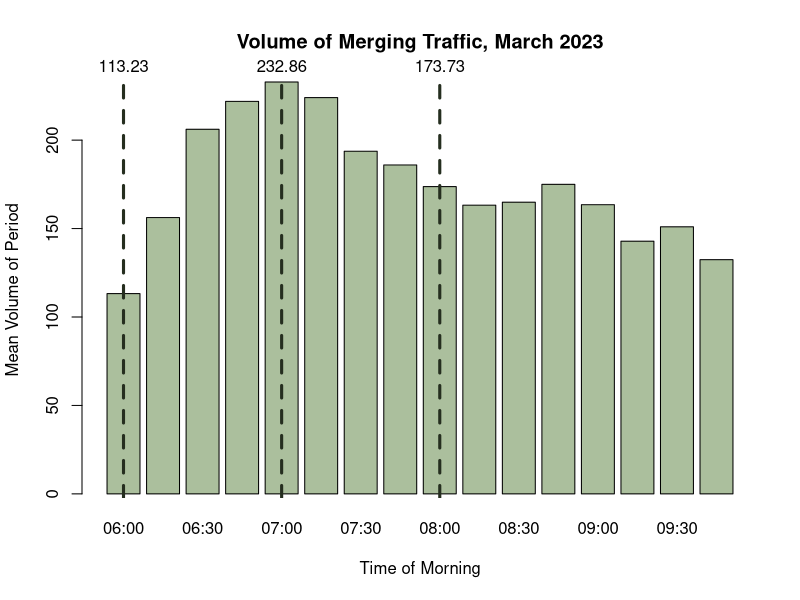
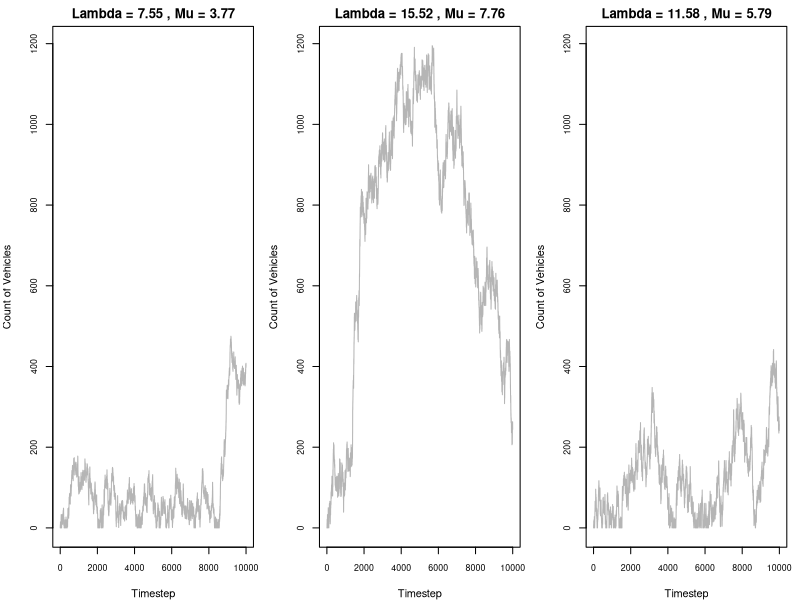
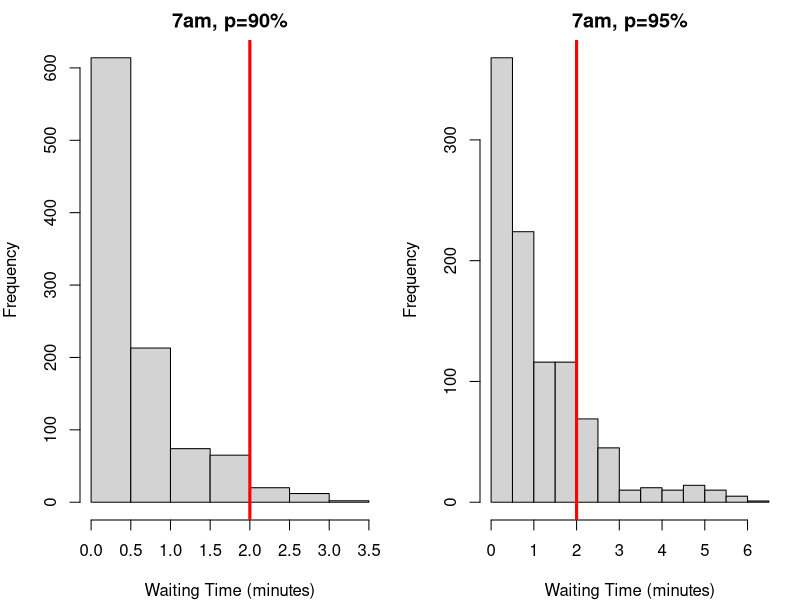
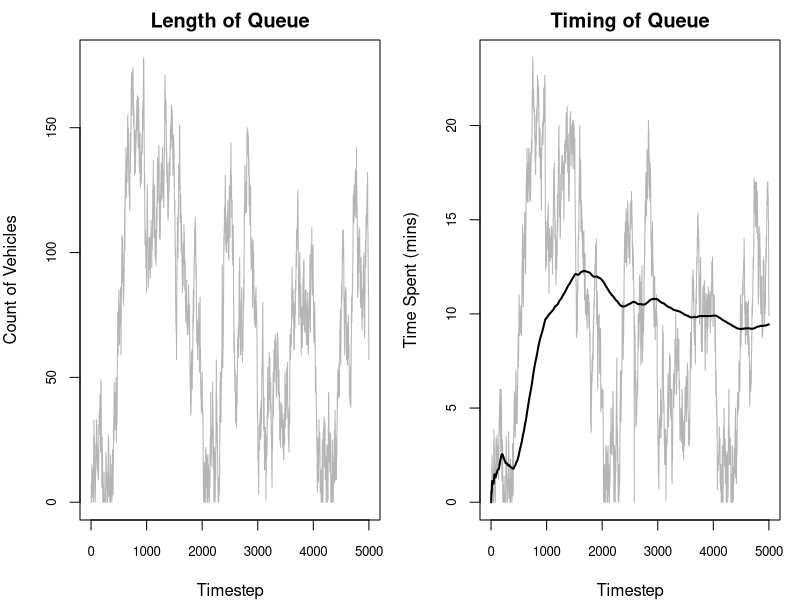
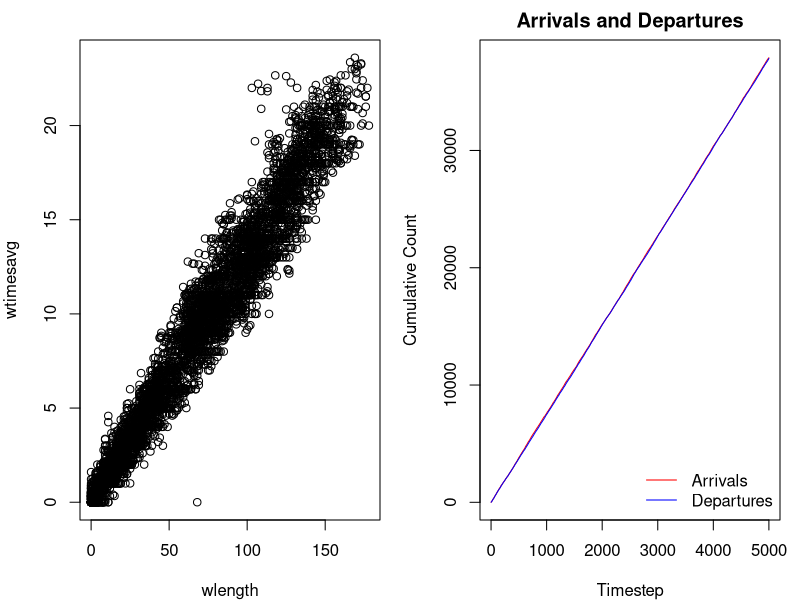
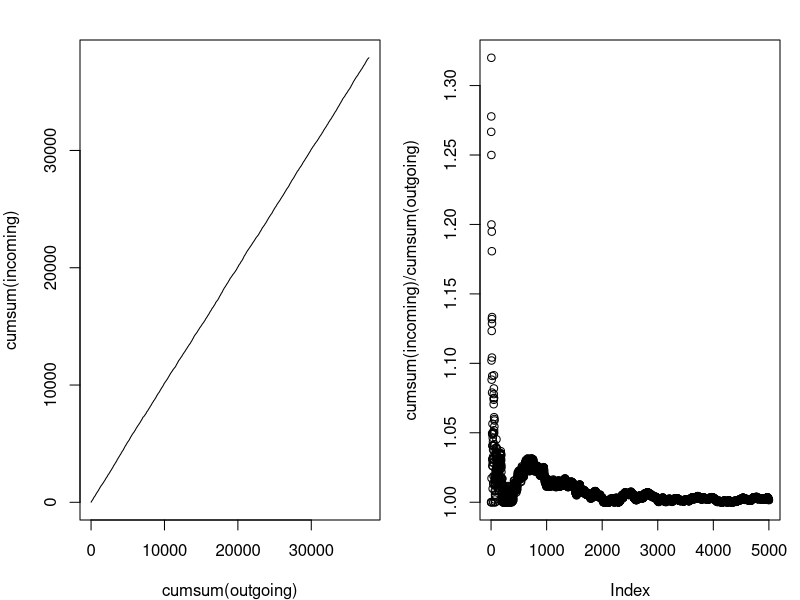
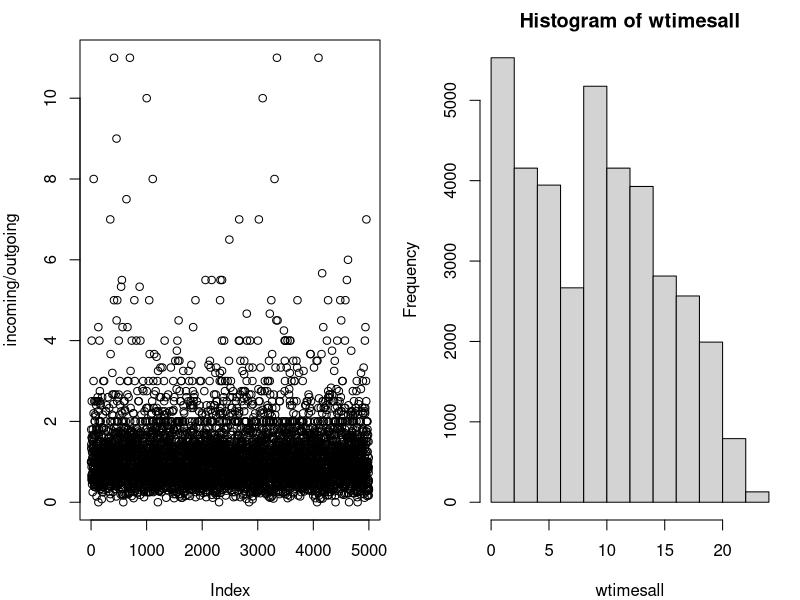

Recreate these plots in R, in order.
## ---- chunk 1
#| include: false

# Keep these commented as the full files were too large to upload to Github
# Importing datasets
# raw23 <- read.csv("2023-03.csv")
# raw25 <- read.csv("2025-03.csv")

# Filtering for on-ramp segment
# ramp25 <- raw25[raw25$MLinkID == 5725, ]
# ramp23 <- raw23[raw23$MLinkID == 5725, ]

# Filtering for the freeway segment directly following the on-ramp
# fwy25 <- raw25[raw25$MLinkID == 183, ]
# fwy23 <- raw23[raw23$MLinkID == 183, ]

# Simplified import commands
ramp25 <- read.csv("ramp25.csv")
ramp23 <- read.csv("ramp23.csv")

fwy25 <- read.csv("fwy25.csv")
fwy23 <- read.csv("fwy23.csv")
## ---- chunk 2
#| include: false

library(lubridate)

# Converting datetime strings to date objects
ramp23$Date.Time.AWST <- ymd_hm(ramp23$Date.Time.AWST)

# Adding day of the week column (1=sunday, 7=saturday)
ramp23$Weekday <- wday(ramp23$Date.Time.AWST)

# Adding hour of the day column
ramp23$Hour <- hour(ramp23$Date.Time.AWST)

# Adding 15-min segment identifier of column
ramp23$Period <- format(ramp23$Date.Time.AWST, "%H:%M")

# Removing weekends
ramp23.wk <- ramp23[ramp23$Weekday %in% c(2, 3, 4, 5, 6), ]

# Filtering for only the morning peak (6am-10am)
ramp23.pk.wk <- ramp23.wk[6 <= ramp23.wk$Hour & ramp23.wk$Hour < 10, ]

# Removing public holidays (March 6 is the onyl date - Labour Day)
ramp23.pk.wk <- ramp23.pk.wk[date(ramp23.pk.wk$Date.Time.AWST) != "2023-03-06", ]
## ---- chunk 3
head(ramp23[, c(-6, -7, -8, -9, -10)])
## ---- chunk 4
#| include: false

smeans <- aggregate(Volume ~ Period, 
                           data = ramp23.pk.wk, 
                           FUN = mean)

# getting max volume
smax <- max(smeans$Volume)
maxindex <- which(smeans$Volume == smax)

# getting mean volume
smean <- mean(smeans$Volume)

# getting min volume
smin <- min(smeans$Volume)
minindex <- which(smeans$Volume == smin)
## ---- chunk 5
#| echo: false

bp <- barplot(smeans$Volume, names.arg = smeans$Period, col="#abbf9d", xlab = "Time of Morning", ylab = "Mean Volume of Period", main="Volume of Merging Traffic, March 2023")

abline(v = bp[1], col = "#252e1f", lwd = 3, lty = 2)
text(x = bp[1], y = smax, labels = round(smeans$Volume[1], 2), pos = 3, xpd = TRUE)

abline(v = bp[5], col = "#252e1f", lwd = 3, lty = 2)
text(x = bp[5], y = smax, labels = round(smeans$Volume[5], 2), pos = 3, xpd = TRUE)

abline(v = bp[9], col = "#252e1f", lwd = 3, lty = 2)
text(x = bp[9], y = smax, labels = round(smeans$Volume[9], 2), pos = 3, xpd = TRUE)
## ---- chunk 6
#| echo: false
smu6  <- mean(ramp23.pk.wk[ramp23.pk.wk$Period == "06:00", 4])
svar6 <- var(ramp23.pk.wk[ramp23.pk.wk$Period == "06:00", 4])

data.frame (
  Mean = smu6,
  Variance = svar6,
  row.names = c("6am (min)")
)
## ---- chunk 7
#| include: false
ssize6 <- (smu6^2) / (svar6 - smu6)
## ---- chunk 8
sim1 <- rnbinom(10000, size = ssize6, mu = smu6)
sim2 <- rpois(10000, lambda = smu6)
data.frame (
  Mean = c(smu6, mean(sim1), mean(sim2)),
  Variance = c(svar6, var(sim1), mean(sim2)),
  row.names = c("Dataset", "NBinom Sim", "Poisson Sim  ")
)
## ---- chunk 9
#| echo: false
data.frame(
  Mean = smu6 / 15,
  Variance = svar6 / 15^2,
  Size = ((smu6/15)^2) / ((svar6/(15^2)) - smu6/15),
  row.names = c("Vehicles/min")
  )
## ---- chunk 10
#| echo: false

data.frame(
  Mean = c(smu6, smu6/15, smu6/15),
  Size = c(ssize6, ((smu6/15)^2) / ((svar6/(15^2)) - smu6/15), ssize6/15),
  row.names = c("Vehicles/15min", "Vehicles/min (Method 1)", "Vehicles/min (Method 2)")
)
## ---- chunk 11
#| include: false

# 6am models
# leave as the same

# 7am models
smu7  <- mean(ramp23.pk.wk[ramp23.pk.wk$Period == "07:00", 4])
svar7 <- var(ramp23.pk.wk[ramp23.pk.wk$Period == "07:00", 4])
ssize7 <- ((smu7^2) / (svar7 - smu7))

# 8am models
smu8  <- mean(ramp23.pk.wk[ramp23.pk.wk$Period == "08:00", 4])
svar8 <- var(ramp23.pk.wk[ramp23.pk.wk$Period == "08:00", 4])
ssize8 <- ((smu8^2) / (svar8 - smu8))

# update to vehicles / 15 minute
# we no longer use variance! DO NOT TOUCHHHH VARIANCE
smu6 <- smu6 / 15
ssize6 <- ssize6 / 15

smu7 <- smu7 / 15
ssize7 <- ssize7 / 15

smu8 <- smu8 / 15
ssize8 <- ssize8 / 15
## ---- chunk 12
#| echo: false

data.frame(
  Mean = c(smu6, smu7, smu8),
  Size = c(ssize6, ssize7, ssize8),
  row.names = c("6am (min)", "7am (max)", "8am (mean)")
)
## ---- chunk 13
#| include: false

yes <- 2

# if(i == 200) {
#   arrivals <- arrivals + 100 # TESTING VEHICLE INJECTION
#   # TESTING PIECEWISE
#   # lambda <- smu7
#   # dispersion <- ssize7
# }

# add another thing to add a temp lane when queue is a certain length
# maybe add optional parameters at end? if you dont input them then sim ignores it 

# FOR THE SIMULATION BELOW
# alambda refers to TOTAL arrival rate /min
# asize refers to dispersion parameter
# rmu refers to PER LANE departure rate /min
# c refers to number of lanes
## ---- chunk 14
#| echo: false

c <- 2

rmu6 <- smu6/c
rmu7 <- smu7/c
rmu8 <- smu8/c

data.frame(
  Best = c(smu6, rmu6),
  Worst = c(smu7, rmu7),
  Average = c(smu8, rmu8),
  row.names = c("Arrival Rate", "Departure Rate")
)
## ---- chunk 15
onRampSimulation <- function(steps, alambda, asize, rmu, c) {
  set.seed(1234)
  
  queue <- c() # storage for vehicles currently in queue
  incoming <- numeric(steps) # track count of vehicles arrived
  outgoing <- numeric(steps) # track count of vehicles released
  
  wlength <- numeric(steps) # track length of queue in each timestep
  wtimesavg <- numeric(steps) # track AVERAGE waiting times of vehicles released in a timestep
  wtimesall <- c() # track INDIVIDUAL waiting times of vehicles released in a timestep

  for (i in 1:steps) {
    # calculate arrivals
    arate <- rnbinom(1, size=asize, mu=alambda)
    
    queue <- c(queue, rep(i, arate))
    incoming[i] <- arate
    
    # calculate departures
    rrate <- sum(rpois(c, lambda=rmu))
    released <- min(length(queue), rrate)
    
    outgoing[i] <- released
    
    # release cars and track wait times
    if (released > 0) {
      rtimes <- i - queue[1:released]
      wtimesavg[i] <- mean(rtimes)
      wtimesall <- c(wtimesall, rtimes)
      queue <- queue[-(1:released)]
    } else {
      wtimesavg[i] <- 0 
    }
    
    wlength[i] <- length(queue)
  }
  
  return(list(
    incoming = incoming,
    outgoing = outgoing,
    wtimesavg = wtimesavg,
    wtimesall = wtimesall,
    wlength = wlength)
    )
}
## ---- chunk 16
#| include: false

# easy method to run mutliple simulations
runMultiSims <- function(steps, alambdas, asizes, rmus, c){
  if (length(rmus) != length(alambdas) || length(alambdas) != length(asizes))
    stop("Must have an equal count for each parameter.")
  
  sims <- list()

  for (i in seq_along(rmus)) {
    sims[[i]] <- onRampSimulation(
      steps = steps, 
      alambda = alambdas[i],
      asize = asizes[i],
      rmu = rmus[i], 
      c = c
    )
  }
  
  maxlength <- 0
  for (sim in sims) {
    maxlength <- max(sim$wlength, maxlength)
  }
  
  data <- list(
    sims = sims,
    maxlength = maxlength
  )
  
  return(data)
}
## ---- chunk 17
#| echo: false
alambdas <- c(smu6, smu7, smu8)
asizes <- c(ssize6, ssize7, ssize8)
rmus <- c(rmu6, rmu7, rmu8)

sims <- runMultiSims(10000, alambdas, asizes, rmus, 2)
maxqueue <- sims$maxlength
sims <- sims$sims # can just rassign

par(mfrow=c(1, length(rmus)), mar=c(4, 4, 2, 1))

for (i in seq_along(rmus)) {
  plot(
    sims[[i]]$wlength,
    type = "l",
    xlab = "Timestep",
    ylab = "Count of Vehicles",
    ylim = c(0, maxqueue),
    cex.axis = 0.8,
    col = "#b5b5b5",
    main = paste("Lambda =", round(alambdas[i], 2), ", Mu =", round(rmus[i], 2))
  )
}

paste("Maximum length:", maxqueue)

## ---- chunk 18
#| echo: false

par(mfrow = c(1, 2))

# testing 90% utilisation
sim90 <- onRampSimulation(1000, smu7, ssize7, rmu7 / 0.9, 2)
hist(sim90$wtimesavg, main = "7am, p=90%", xlab="Waiting Time (minutes)", breaks = 5)
abline(v = 2, lwd = 3, col="red")

# testing 95% utilisation
sim95 <- onRampSimulation(1000, smu7, ssize7, rmu7 / 0.95, 2)
hist(sim95$wtimesavg, main = "7am, p=95%", xlab="Waiting Time (minutes)", breaks = 10)
abline(v = 2, lwd = 3, col="red")
## ---- chunk 19
#| include: false

# using 90% utilisation rate
prop.test(x = sum(sim90$wtimesavg > 2), 
          n = length(sim90$wtimesavg), 
          p = 0.1, 
          alternative = "greater", 
          conf.level = 0.95)

# using 95% utilisation rate
prop.test(x = sum(sim95$wtimesavg > 2), 
          n = length(sim95$wtimesavg), 
          p = 0.1, 
          alternative = "greater", 
          conf.level = 0.95)
## ---- chunk 20
#| echo: false

data.frame(
  P_Value = c("1.00", "8.714e-16"),
  Proportion = c("0.034", "0.176"),
  row.names = c("90% Utilisation", "95% Utilisation")
)
## ---- chunk 21
summary(sim95$wtimesavg)
## ---- chunk 22
# PLOTTING BANK
data <- onRampSimulation(steps=5000, alambda=smu6, asize=ssize6, rmu=rmu6, c=2)
incoming <- data$incoming
outgoing <- data$outgoing
wtimesavg <- data$wtimesavg
wtimesall <- data$wtimesall
wlength <- data$wlength

par(mfrow = c(1, 2))
# queue length plot
plot(wlength, type="l", xlab="Timestep", ylab="Count of Vehicles", cex.axis = 0.8, col="#b5b5b5", main="Length of Queue")
# abline(v = 300, lwd=2, col="#737373")

# time spent waiting plot
plot(wtimesavg, type="l", xlab="Timestep", ylab="Time Spent (mins)", cex.axis = 0.8, col="#b5b5b5", main = "Timing of Queue")
# abline(v = 300, lwd=2, col="#737373")
lines(cumsum(wtimesavg)/seq_along(wtimesavg), lwd=2)
# lines(movingavg, col="blue", lwd=2)

# hysteresis plot
plot(wlength, wtimesavg)

# incoming vs outgoing
plot(cumsum(incoming), type="l", col="red", xlab="Timestep", ylab="Cumulative Count", main="Arrivals and Departures")
lines(cumsum(outgoing), type="l", col="blue")
legend("bottomright", legend=c("Arrivals", "Departures"), col=c("red", "blue"), lty=1, bty="n")
# t.test(lm(cumsum(outgoing[1:100]) ~ seq(1, 100)), lm(cumsum(outgoing[200:300]) ~ seq(200:300)), paired = TRUE)

# another incoming vs outgoing
plot(cumsum(outgoing), cumsum(incoming), type="l")

# one more
plot(cumsum(incoming) / cumsum(outgoing))
plot(incoming / outgoing)

# level of service
hist(wtimesall)
